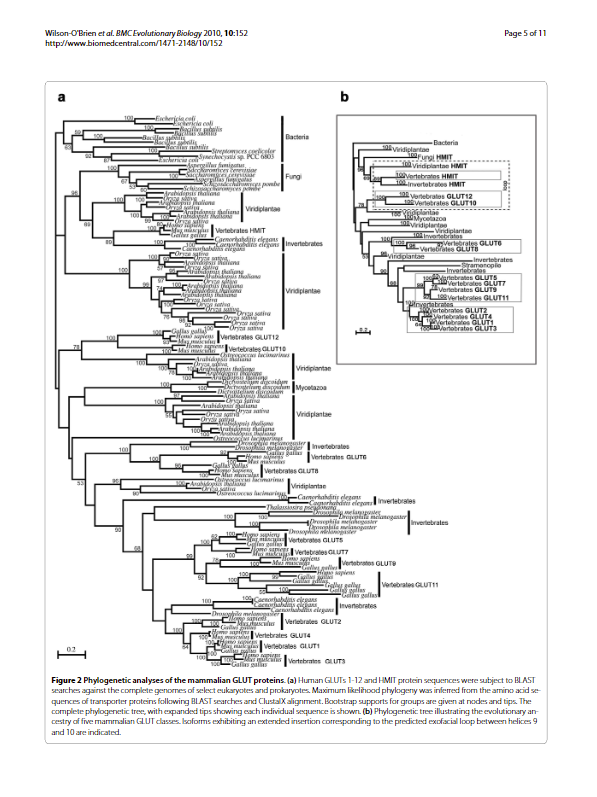
#> input picture images/paper9.png, 597 x 797 px, found by its file name
$ jupyter execute Line_gap.ipynb
#> lines starting #> are read from the running program, lines starting #| are printed output that depends on the picture; after the words box and inside, x2 and y2 are one past the last pixel; in counts of white or black regions, pixels touching at a corner belong together
[cell 1]
import cv2
import numpy as np
import matplotlib.pyplot as plt
from skimage.feature import local_binary_pattern

[cell 2]
img = cv2.imread('paper9.png')
#> img is the input picture: shape (797, 597, 3); mean B, G, R 237.4, 237.4, 237.5
imgray = cv2.cvtColor(img, cv2.COLOR_BGR2GRAY)

[cell 3]
# print(img)
# print(imgray)

[cell 4]
ret, thresh = cv2.threshold(imgray, 170, 255, cv2.THRESH_BINARY)
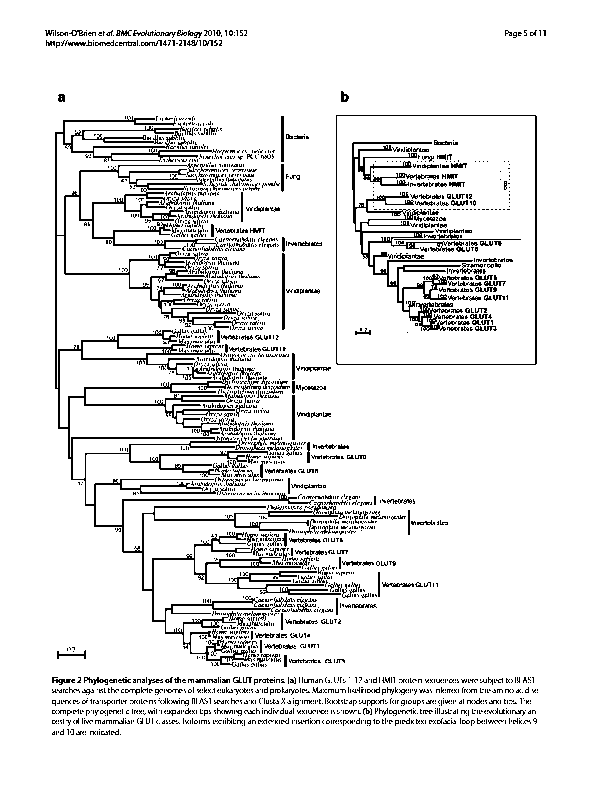
#> thresh: shape (797, 597); 90.9% white; black in thin lines or dots, all inside (x1, y1, x2, y2) = (45, 30, 546, 735)

plt.imshow(thresh, cmap='gray')
plt.show()

[cell 5]
# Invert the grayscale image to make white areas black and vice versa
imgray_inv = cv2.bitwise_not(thresh)

# Apply thresholding to create a binary image
ret, thresh1 = cv2.threshold(imgray_inv, 130, 255, cv2.THRESH_BINARY)

# Display the thresholded image
plt.imshow(thresh1, cmap='gray')
plt.show()

[cell 6]
array = np.array(thresh)

[cell 7]
array.shape

[cell 8]
# print(array[4,0])
# print(array[4,1])
# print(array[:, 1:2])

[cell 9]
#row
row_sums = np.sum(array, axis=1)
#> row_sums = 797 values, max 152235 at index 0, min 86445 at index 364, mean 138339.6

print("Shape of row_sums array:", row_sums.shape)
#| Shape of row_sums array: (797,)

print(row_sums)
#| [152235 152235 152235 152235 152235 152235 152235 152235 152235 152235
#|  152235 152235 152235 152235 152235 152235 152235 152235 152235 152235
#|  152235 152235 152235 152235 152235 152235 152235 152235 152235 152235
#|  133875 138720 119595 120105 125460 119595 150960 149940 152235 152235
#|  141270 142545 125970 127500 129540 127500 151980 151980 152235 152235
#|  152235 152235 152235 152235 152235 152235 152235 152235 152235 152235
#> (further printed lines are left out)

[cell 10]
indices = np.arange(len(row_sums))
#> indices = 797 values from 0 to 796

plt.bar(indices, row_sums, edgecolor='blue')

plt.title('Histogram of Rows(with margin)')
plt.xlabel('row count')
plt.ylabel('total pixel value')

plt.show()

[cell 11]
########       Trim the top and bottom white margin     ############

def trim_white_margins(pixel_array):
    row_sums = np.sum(pixel_array, axis=1)
    num_columns = pixel_array.shape[1]
    white_row_sum = 255 * num_columns

    # Find the first non-white row from the top
    start_index = 0
    while start_index < len(row_sums) and row_sums[start_index] == white_row_sum:
        start_index += 1

    # Find the first non-white row from the bottom
    end_index = len(row_sums) - 1
    while end_index >= 0 and row_sums[end_index] == white_row_sum:
        end_index -= 1

    # Trim the pixel array
    row_trimmed_array = pixel_array[start_index:end_index+1, :]

    return row_trimmed_array


######### Crop out the left and right margin ###########
def trim_white_margins_lr(pixel_array):
    col_sums = np.sum(pixel_array, axis=0)
    num_rows = pixel_array.shape[0]
    white_col_sum = 255 * num_rows

    # Find the first non-white column from the left
    start_index = 0
    while start_index < len(col_sums) and col_sums[start_index] == white_col_sum:
        start_index += 1

    # Find the first non-white column from the right
    end_index = len(col_sums) - 1
    while end_index >= 0 and col_sums[end_index] == white_col_sum:
        end_index -= 1

    # Trim the pixel array
    col_trimmed_array = pixel_array[:, start_index:end_index+1]

    return col_trimmed_array

row_trimmed_array = trim_white_margins(array)
#> the loop in trim_white_margins, `while start_index < len(row_sums) and row_sums[start_index] == white_r..` made 30 passes
#> after the loop in trim_white_margins, `while start_index < len(row_sums) and row_sums[start_index] == white_r..`: start_index = 30
#> in trim_white_margins, `end_index = len(row_sums) - 1`: end_index = 796
#> the loop in trim_white_margins, `while end_index >= 0 and row_sums[end_index] == white_row_sum:` made 62 passes
#> end_index on passes 1 to 8: 795, 794, 793, 792, 791, 790, 789, 788
#> after the loop in trim_white_margins, `while end_index >= 0 and row_sums[end_index] == white_row_sum:`: end_index = 734
#> in trim_white_margins, `row_trimmed_array = pixel_array[start_index:end_index+1, :]`:
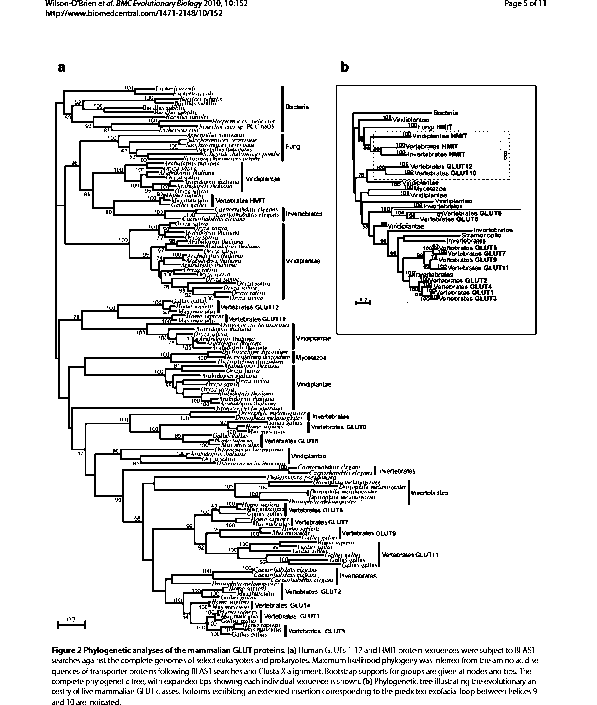
#> row_trimmed_array: shape (705, 597); 89.7% white; black in thin lines or dots, all inside (x1, y1, x2, y2) = (45, 0, 546, 705)
marginless_array = trim_white_margins_lr(row_trimmed_array)
#> in trim_white_margins_lr, `col_sums = np.sum(pixel_array, axis=0)`: col_sums = 597 values, max 179775 at index 0, min 102765 at index 336, mean 161224.5
#> the loop in trim_white_margins_lr, `while start_index < len(col_sums) and col_sums[start_index] == white_c..` made 45 passes
#> after the loop in trim_white_margins_lr, `while start_index < len(col_sums) and col_sums[start_index] == white_c..`: start_index = 45
#> in trim_white_margins_lr, `end_index = len(col_sums) - 1`: end_index = 596
#> the loop in trim_white_margins_lr, `while end_index >= 0 and col_sums[end_index] == white_col_sum:` made 51 passes
#> end_index on passes 1 to 8: 595, 594, 593, 592, 591, 590, 589, 588
#> after the loop in trim_white_margins_lr, `while end_index >= 0 and col_sums[end_index] == white_col_sum:`: end_index = 545
#> in trim_white_margins_lr, `col_trimmed_array = pixel_array[:, start_index:end_index+1]`:
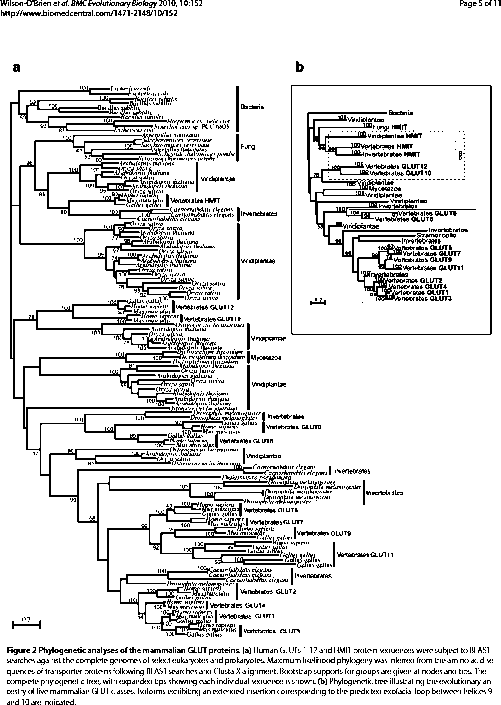
#> col_trimmed_array: shape (705, 501); 87.7% white; black in thin lines or dots

print("Marginless Array:")
print(marginless_array)
#> (printed output is left out)
marginless_array.shape

[cell 12]
row_sums = np.sum(marginless_array, axis=1)
#> row_sums = 705 values, max 127755 at index 8, min 61965 at index 334, mean 112046.3
indices = np.arange(len(row_sums))
#> indices = 705 values from 0 to 704

plt.bar(indices, row_sums, edgecolor='blue')

plt.title('Histogram of Rows')
plt.xlabel('row count')
plt.ylabel('luma value')

plt.show()

[cell 13]
row_sums = np.sum(marginless_array, axis=1)
indices = np.arange(len(row_sums))

plt.scatter(indices, row_sums, edgecolor='blue', s=5)

plt.title('Histogram of Rows')
plt.xlabel('row count')
plt.ylabel('luma value')

plt.show()

[cell 14]
marginless_array_row_sums = np.sum(marginless_array, axis=1)
#> marginless_array_row_sums has the same summary as row_sums
print (marginless_array_row_sums.shape)
#| (705,)

def convert_non_255_to_zero(marginless_array, marginless_array_row_sums):
  new_arr = np.where(marginless_array_row_sums != 255*marginless_array.shape[1], 0, marginless_array_row_sums)
  return new_arr

# Convert non-255 values to 0 and store in another array
marginless_array_improved_row_sum = convert_non_255_to_zero(marginless_array, marginless_array_row_sums)
#> in convert_non_255_to_zero, `new_arr = np.where(marginless_array_row_sums != 255*marginless_array.s..`: new_arr = 705 values, max 127755 at index 8, min 0 at index 0, mean 14497
#> marginless_array_improved_row_sum has the same summary as new_arr in convert_non_255_to_zero
print(marginless_array_improved_row_sum)
#| [     0      0      0      0      0      0      0      0 127755 127755
#|       0      0      0      0      0      0      0      0 127755 127755
#|  127755 127755 127755 127755 127755 127755 127755 127755 127755 127755
#|  127755 127755 127755 127755 127755 127755 127755 127755 127755 127755
#|  127755 127755 127755 127755 127755 127755 127755 127755 127755 127755
#|  127755 127755 127755 127755 127755 127755 127755 127755 127755 127755
#> (further printed lines are left out)

[cell 15]
plt.scatter(range(len(marginless_array_improved_row_sum)), marginless_array_improved_row_sum, s=0.75)
plt.xlabel('Row Index')
plt.ylabel('Row Sum')
plt.title('Scatter Plot of Modified Row Sums')
plt.show()

[cell 16]
# np.savetxt('large_array.txt', marginless_array, fmt='%d')

[cell 17]
from scipy import stats
def calculate_row_sums(image, threshold=255):
    num_rows, num_columns = image.shape
    white_row_sum = threshold * num_columns
    row_sums = np.sum(image, axis=1)
    return row_sums, white_row_sum

def identify_line_gaps(row_sums, white_row_sum):
    white_space_lengths = []
    current_length = 0

    for value in row_sums:
        if value == white_row_sum:
            current_length += 1
        else:
            if current_length > 0:
                white_space_lengths.append(current_length)
                current_length = 0

    if current_length > 0:
        white_space_lengths.append(current_length)

    if white_space_lengths:
        average_line_gap = np.mean(white_space_lengths)
    else:
        average_line_gap = 0

    return average_line_gap, white_space_lengths, white_space_lengths

def find_significant_gaps(row_sums, white_row_sum, average_line_gap, gap_multiplier=2.3):
    significant_gaps = []
    current_length = 0
    significant_threshold = average_line_gap * gap_multiplier
    print(significant_threshold)

    for i, value in enumerate(row_sums):
        if value == white_row_sum:
            current_length += 1
        else:
            if current_length >= significant_threshold:
                significant_gaps.append((i - current_length, i))
            current_length = 0

    if current_length > significant_threshold:
        significant_gaps.append((len(row_sums) - current_length, len(row_sums)))

    return significant_gaps

def divide_image(image, significant_gaps):
    parts = []
    start = 0
    for gap_start, gap_end in significant_gaps:
        parts.append((start, gap_start))
        start = gap_end
    parts.append((start, image.shape[0]))
    return parts

row_sums, white_row_sum = calculate_row_sums(marginless_array)
#> white_row_sum = 127755
average_line_gap, white_space_lengths, white_pixel_row_array = identify_line_gaps(row_sums, white_row_sum)
#> the loop in identify_line_gaps, `for value in row_sums:` made 705 passes
#> (value, current_length) on passes 9, 10, 11, 19, 20, 21, 22, 23: (127755, 1), (127755, 2), (116790, 0), (127755, 1), (127755, 2), (127755, 3), (127755, 4), (127755, 5)
#> after the loop in identify_line_gaps, `for value in row_sums:`: current_length = 0; white_space_lengths = [2, 43, 13, 10, 2, 3, 2, 2, 3]
#> in identify_line_gaps, `average_line_gap = np.mean(white_space_lengths)`: average_line_gap = 8.89
#> average_line_gap = 8.89; white_space_lengths = [2, 43, 13, 10, 2, 3, 2, 2, 3]; white_pixel_row_array = [2, 43, 13, 10, 2, 3, 2, 2, 3]
significant_gaps = find_significant_gaps(row_sums, white_row_sum, average_line_gap)#average
#> in find_significant_gaps, `significant_threshold = average_line_gap * gap_multiplier`: significant_threshold = 20.44
#> the loop in find_significant_gaps, `for i, value in enumerate(row_sums):` made 705 passes
#> (value, current_length) on passes 1 to 8: (109395, 0), (114240, 0), (95115, 0), (95625, 0), (100980, 0), (95115, 0), (126480, 0), (125460, 0)
#> after the loop in find_significant_gaps, `for i, value in enumerate(row_sums):`: significant_gaps = [(18, 61)]
#> significant_gaps = [(18, 61)]


print("Average Line Gap Height:", average_line_gap)
#print("Line gap mode value", significant_gaps_by_mode)

print("Significant Gaps (row indices):", significant_gaps)
#print("Line gap mode count", mode_count)


parts = divide_image(marginless_array, significant_gaps)
#> the loop in divide_image, `for gap_start, gap_end in significant_gaps:` made 1 pass
#> (gap_start, gap_end, start) on pass 1: (18, 61, 61)
#> after the loop in divide_image, `for gap_start, gap_end in significant_gaps:`: parts = [(0, 18)]
#> parts = [(0, 18), (61, 705)]
print(parts)
# for i, part in enumerate(parts):
#     print(f"Part {i + 1} shape:", part.shape)

[cell 18]
def display_image_parts(image, parts):
    num_parts = len(parts)
    print(num_parts)
    fig, axes = plt.subplots(num_parts, 1, figsize=(10, num_parts * 3))
    if num_parts == 1:
        axes = [axes]  # To handle the case when there's only one part
    for i, (start, end) in enumerate(parts):
        part = image[start:end, 0:image.shape[1]]
        axes[i].imshow(part, cmap='gray')
        axes[i].axis('off')
    plt.show()

display_image_parts(marginless_array, parts)
#> in display_image_parts, `num_parts = len(parts)`: num_parts = 2
#> the loop in display_image_parts, `for i, (start, end) in enumerate(parts):` made 2 passes
#> in display_image_parts, `plt.show()`:
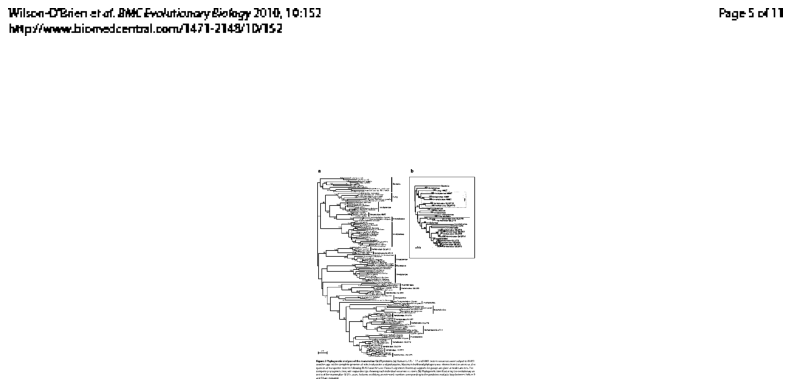
#> figure drawn by matplotlib, 2 panels

[cell 19]
def display_image_parts_separately(image, parts):
    for i, (start, end) in enumerate(parts):
        part = image[start:end, 0:image.shape[1]]
        plt.figure(figsize=(10, 5))
        plt.imshow(part, cmap='gray')
        plt.axis('off')
        plt.title(f'Part {i + 1}')
        plt.show()

display_image_parts_separately(marginless_array, parts)
#> the loop in display_image_parts_separately, `for i, (start, end) in enumerate(parts):` made 2 passes
#> pass 1, in display_image_parts_separately, `plt.show()`:
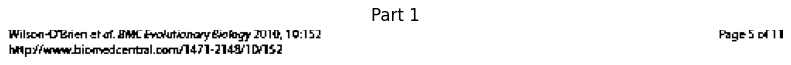
#> figure drawn by matplotlib, 1 panel

[cell 20]
def identify_line_gaps(row_sums, white_row_sum):
    white_space_lengths = []
    current_length = 0

    for value in row_sums:
        if value == white_row_sum:
            current_length += 1
        else:
            if current_length > 0:
                white_space_lengths.append(current_length)
                current_length = 0

    if current_length > 0:
        white_space_lengths.append(current_length)

    if white_space_lengths:
      mode_result = stats.mode(white_space_lengths)
        # Check if the mode result contains any mode value
      if mode_result.mode.size > 0:
          average_line_gap = mode_result.mode
      #  average_line_gap = stats.mode(white_space_lengths).mode[0]#mode
    else:
        average_line_gap = 0

    return average_line_gap, white_space_lengths, white_space_lengths #mode

def find_significant_gaps(row_sums, white_row_sum, average_line_gap, gap_multiplier=3.2):#mode
    significant_gaps = []
    current_length = 0
    significant_threshold = average_line_gap * gap_multiplier #mode
    print(significant_threshold)

    for i, value in enumerate(row_sums):
        if value == white_row_sum:
            current_length += 1
        else:
            if current_length >= significant_threshold:
                significant_gaps.append((i - current_length, i))
            current_length = 0

    if current_length > significant_threshold:
        significant_gaps.append((len(row_sums) - current_length, len(row_sums)))

    return significant_gaps
    #print(significant_gaps)

def divide_image(image, significant_gaps):
    parts = []
    start = 0
    for gap_start, gap_end in significant_gaps:
        parts.append((start, gap_start))
        start = gap_end
    parts.append((start, image.shape[0]))
    return parts

average_line_gap, white_space_lengths, white_pixel_row_array = identify_line_gaps(row_sums, white_row_sum)
#> after the loop in identify_line_gaps, `for value in row_sums:`: current_length = 0; white_space_lengths = [2, 43, 13, 10, 2, 3, 2, 2, 3]
#> in identify_line_gaps, `mode_result = stats.mode(white_space_lengths)`: mode_result = (2, 4)
#> average_line_gap = 2
significant_gaps = find_significant_gaps(row_sums, white_row_sum, average_line_gap) #mode
#> in find_significant_gaps, `significant_threshold = average_line_gap * gap_multiplier`: significant_threshold = 6.4
#> after the loop in find_significant_gaps, `for i, value in enumerate(row_sums):`: significant_gaps = [(18, 61), (72, 85), (637, 647)]
#> significant_gaps = [(18, 61), (72, 85), (637, 647)]


print("Average Line Gap Height:", average_line_gap) #mode

print("Significant Gaps (row indices):", significant_gaps)
#print("Line gap mode count", mode_count)


parts = divide_image(marginless_array, significant_gaps)
#> the loop in divide_image, `for gap_start, gap_end in significant_gaps:` made 3 passes
#> (gap_start, gap_end, start) on passes 1 to 3: (18, 61, 61), (72, 85, 85), (637, 647, 647)
#> after the loop in divide_image, `for gap_start, gap_end in significant_gaps:`: parts = [(0, 18), (61, 72), (85, 637)]
#> parts = [(0, 18), (61, 72), (85, 637), (647, 705)]
print(parts)
# for i, part in enumerate(parts):
#     print(f"Part {i + 1} shape:", part.shape)

[cell 21]
def display_image_parts_separately(image, parts):
    for i, (start, end) in enumerate(parts):
        part = image[start:end, 0:image.shape[1]]
        plt.figure(figsize=(10, 5))
        plt.imshow(part, cmap='gray')
        plt.axis('off')
        plt.title(f'Part {i + 1}')
        plt.show()

display_image_parts_separately(marginless_array, parts)
#> the loop in display_image_parts_separately, `for i, (start, end) in enumerate(parts):` made 4 passes
#> pass 3, in display_image_parts_separately, `part = image[start:end, 0:image.shape[1]]`:
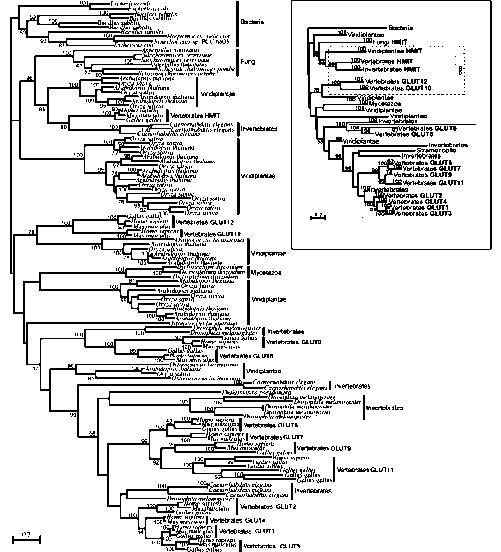
#> part: shape (552, 501); 86.5% white; black in thin lines or dots

[cell 22]
print(parts)

[cell 23]
# Function to analyze texture using Local Binary Patterns (LBP)
def analyze_texture(image_part, P=8, R=1):
    lbp = local_binary_pattern(image_part, P, R, method='uniform')
    return lbp

# Function to determine if the texture is significant
def has_significant_texture(lbp, threshold=0.75):
    P = 8
    (hist, _) = np.histogram(lbp.ravel(), bins=np.arange(0, P + 3), range=(0, P + 2))
    hist = hist.astype("float")
    hist /= (hist.sum() + 1e-7)  # Normalize the histogram


    plt.figure(figsize=(10, 5))
    plt.bar(np.arange(0, P + 2), hist, width=0.7, color='blue', alpha=0.7)
    plt.title("LBP Histogram")
    plt.xlabel("LBP Value")
    plt.ylabel("Normalized Frequency")
    plt.show()

    return hist.max() > threshold

# [7 lines left out: function display_image_parts, not called in this run]


# Load the image (assuming it's already loaded as 'image')
# Assuming 'image' is a 2D numpy array (grayscale)


for start, end in parts:
    part = marginless_array[start:end, 0:marginless_array.shape[1]]
    lbp = analyze_texture(part)
    if has_significant_texture(lbp):
        print(f"Part from rows {start} to {end} likely contains figures.")

        plt.figure()
        plt.imshow(part, cmap='gray')
        plt.title(f'Part: Rows {start} to {end}')
        plt.show()
#> this loop made 4 passes
#> (start, end, hist in has_significant_texture) on passes 1 to 4: (0, 18, [9, 143, 0, 272, 0, 1534, 0, 244, 6441, 375]), (61, 72, [2, 6, 0, 18, 0, 1026, 0, 10, 4445, 4]), (85, 637, [315, 2640, 0, 3876, 0, 29540, 0, 4952, 224550, 10679]), (647, 705, [24, 552, 0, 1264, 0, 5003, 0, 1600, 17888, 2727])
#> pass 1, in has_significant_texture, `plt.show()`:
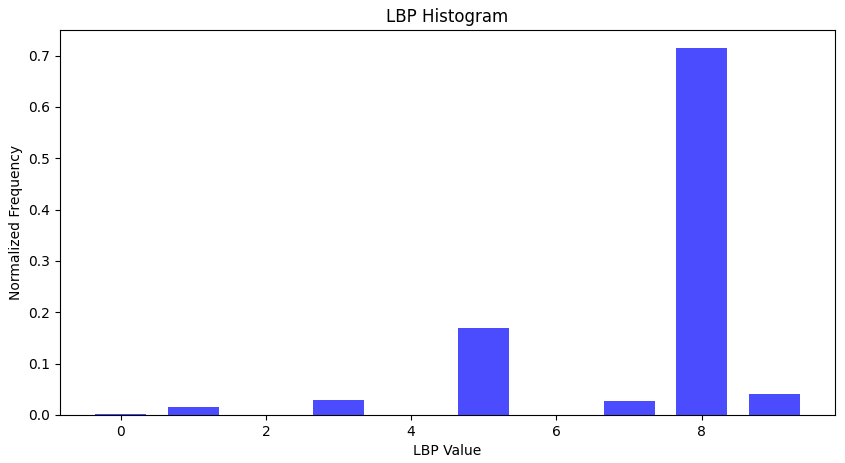
#> figure drawn by matplotlib, 1 panel; tallest bar 0.714 high, from x = 7.65 to 8.35
#> pass 2, `plt.show()`:
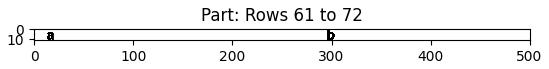
#> figure drawn by matplotlib, 1 panel
#> pass 3, in analyze_texture (call 3), `lbp = local_binary_pattern(image_part, P, R, method='uniform')`:
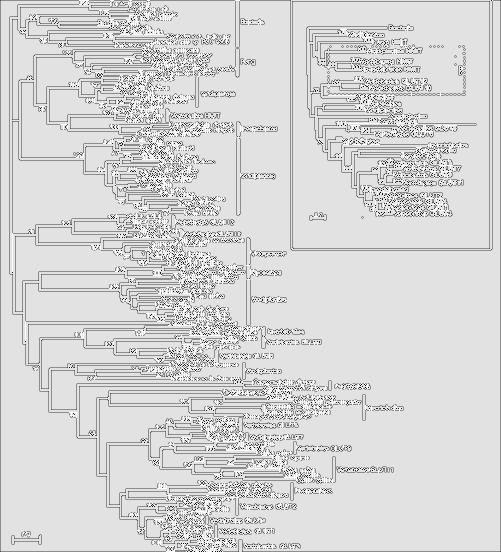
#> lbp: shape (552, 501) float64; min 0, max 9, mean 7.55; drawn with min black and max white
#> after the loop:
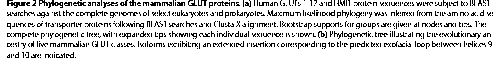
#> part: shape (58, 501); 82.9% white; black in thin lines or dots
